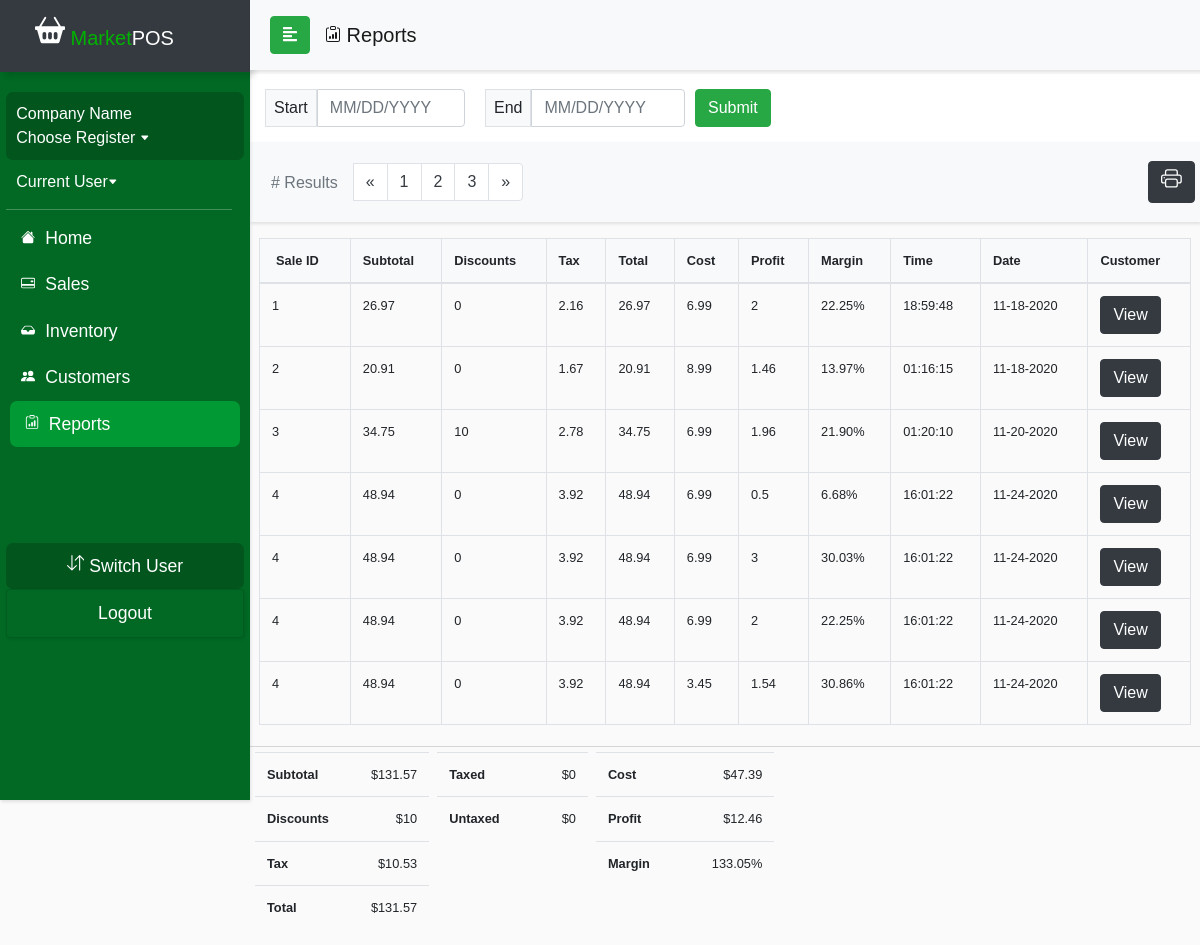
Page /currentDraft/reportsTotalTemplate.php on the earlier database version.
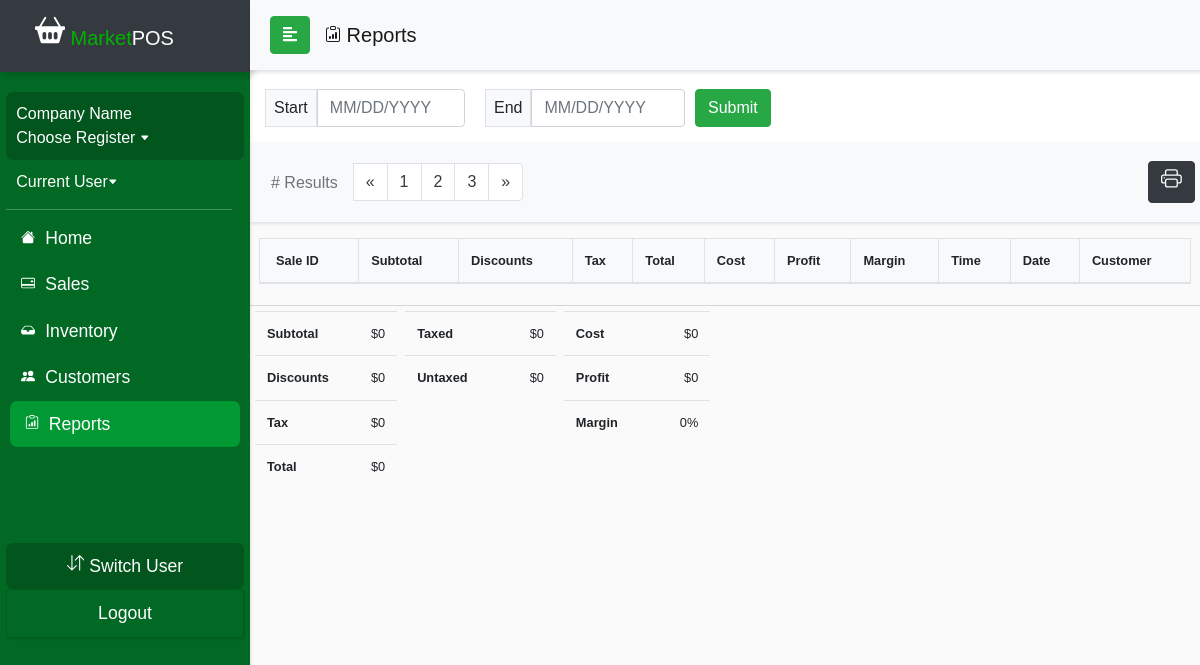
Same page on the later database version.
### tables this page shows
CREATE TABLE `ticket_system` (
  `ticket_id` int(11) NOT NULL,
  `date` date DEFAULT NULL,
  `company_name` varchar(50) DEFAULT NULL,
  `time` time DEFAULT NULL,
  `quantity` int(11) DEFAULT NULL,
  `subtotal` float DEFAULT NULL,
  `total` float DEFAULT NULL,
  `discount` float DEFAULT NULL,
  `tax` float DEFAULT NULL,
  `tax_rate` float DEFAULT NULL,
  `cash` float DEFAULT NULL,
  `credit` float DEFAULT NULL,
  `cart_purchase` tinyint(1) DEFAULT NULL,
  `customer_id` int(11) DEFAULT NULL,
  `employee_id` int(11) DEFAULT NULL
);

CREATE TABLE `product_inventory` (
  `product_id` int(11) NOT NULL,
  `brand` varchar(50) NOT NULL,
  `description` varchar(50) NOT NULL,
  `productName` varchar(50) NOT NULL,
  `productType` varchar(50) NOT NULL,
  `productSubType` varchar(50) NOT NULL,
  `unit_price` float NOT NULL,
  `cost` float NOT NULL,
  `in_stock` int(11) NOT NULL,
  `vendor_id` int(11) DEFAULT NULL
);

### currentDraft/reportsTotalTemplate.php (the view, shortened to what the changed rows need)
<?php
include_once('config.php');
$query = "SELECT ticket_system.*, product_inventory.cost, product_inventory.unit_price FROM ticket_system
          LEFT JOIN cart_inprogress ON ticket_system.ticket_id=cart_inprogress.CID LEFT JOIN cart ON
          cart_inprogress.CID=cart.CID LEFT JOIN product_inventory ON cart.product_id=product_inventory.product_id";
$result = mysqli_query($conn, $query);
?>
<!DOCTYPE html>
<html>
<head>
  <link rel="stylesheet" href="css/bootstrap.min.css">
  <link rel="stylesheet" href="userStyle2.css">
  <link rel="stylesheet" href="css/jquery.mCustomScrollbar.min.css">
  <link rel="stylesheet" href="css/bootstrap-datepicker3.css">
</head>
<body>
  <div>
    <nav id="sidebar">
      <div class="sidebar-header bg-dark">
        <h1><span><a class="navbar-brand relative-top" href="indexDraft.php">
              <span style="color: #00b300"> Market</span>POS</a></h1>
      </div>
  </div>
  <div id="content">
    <br>
    <div class="wrapper" class="bg-white">
      <div class="row px-4 justify-content-center">
        <table class="table table-bordered table-hover mt-3" id="table" style="font-size:80%;">
          <thead class="bg-light">
            <tr>
              <th class="px-3"> Sale ID </th>
              <th> Subtotal </th>
              <th> Discounts </th>
              <th> Tax </th>
              <th> Total</th>
              <th> Cost </th>
              <th> Profit</th>
              <th> Margin </th>
              <th> Time </th>
              <th> Date </th>
              <th> Customer</th>
            </tr>
          </thead>
          <tbody >
          <?php
    if (isset($_POST['submit'])) {
    $DateBegin = date('Y-m-d', strtotime($_POST['sdate']));
    $DateEnd = date('Y-m-d', strtotime($_POST['edate']));
    $search = mysqli_real_escape_string($conn, $DateBegin);
    while ($row = mysqli_fetch_assoc($result)) {
    if (($row['date'] >= $DateBegin) && ($row['date'] <= $DateEnd)){
      $profit = $row['unit_price'] - $row['cost'];
      $operation = ($profit/$row['unit_price']) * 100;
      $margin = number_format($operation, 2, '.', '');
      $Date = date("m-d-Y", strtotime($row['date']));
      echo "<tr><td>"
      . $row['ticket_id'] . "</td><td>". $row['subtotal'] . "</td><td>" . $row['discount'] . "</td><td>" . $row['tax'] . "</td><td>" . $row['total'] . "</td><td>" . $row['cost'] .
      "</td><td>" . $profit . "</td><td>" . $margin . "% </td><td>" . $row['time'] . "</td><td>" . $Date . "</td><td><a class='btn btn-dark'
      role='button' href='customerDetail.php?Detail=". $row['customer_id'] . "'>View</a>";
    }
      }
        ?>
              </tbody>
            </table>
          </div>
          <div id="contentline"></div>
          <div class="row pl-3">
            <div class="px-1">
              <table class="table table-responsive" style="font-size:80%;">
                <thead>
                </thead>
                <tbody>
                  <tr>
                  <?php
                  $sum=0;
                  $sql = "SELECT subtotal FROM ticket_system WHERE date BETWEEN '$DateBegin' and '$DateEnd'";
                  $result = mysqli_query($conn, $sql);
                  while ($row = mysqli_fetch_assoc($result)) {
                       $sum += $row['subtotal'];
                  }
                  ?>
                    <th style="padding-right: 30px;"> Subtotal </th>
                    <td class="text-right">$<?php echo $sum; ?></td>
                  </tr>
                  <tr>
                  <?php
                  $sum=0;
                  $sql = "SELECT discount FROM ticket_system WHERE date BETWEEN '$DateBegin' and '$DateEnd'";
                  $result = mysqli_query($conn, $sql);
                  while ($row = mysqli_fetch_assoc($result)) {
                  $sum += $row['discount'];
                  }
                  ?>
                    <th style="padding-right: 30px;"> Discounts </th>
                    <td class="text-right">$<? echo $sum; ?></td>
                  </tr>
                  <tr>
                  <?php
                  $sum=0;
                  $sql = "SELECT tax FROM ticket_system WHERE date BETWEEN '$DateBegin' and '$DateEnd'";
                  $result = mysqli_query($conn, $sql);
                  while ($row = mysqli_fetch_assoc($result)) {
                  $sum += $row['tax'];
                  }
                  ?>
                    <th style="padding-right: 30px;"> Tax </th>
                    <td class="text-right">$<?php echo $sum; ?></td>
                  </tr>
                  <tr>
                  <?php
                  $sum=0;
                  $sql = "SELECT total FROM ticket_system WHERE date BETWEEN '$DateBegin' and '$DateEnd'";
                  $result = mysqli_query($conn, $sql);
                  while ($row = mysqli_fetch_assoc($result)) {
                  $sum += $row['total'];
                  }
                  ?>
                    <th style="padding-right: 30px;"> Total </th>
                    <td class="text-right">$<? echo $sum ?></td>
                  </tr>
                </tbody>
              </table>
            </div>
            <div class="px-1">
              <table class="table table-responsive" style="font-size:80%;">
                <thead>
                </thead>
                <tbody>
                  <tr>
                    <th style="padding-right: 50px;"> Taxed </th>
                    <td class="text-right">$0</td>
                  </tr>
                  <tr>
                    <th style="padding-right: 50px;"> Untaxed </th>
                    <td class="text-right">$0</td>
                  </tr>
                </tbody>
              </table>
            </div>
            <div class="px-1">
              <table class="table table-responsive" style="font-size:80%;">
                <thead>
                </thead>
                <tbody>
              <tr>
              <?php
              $sum=0;
              $sql = "SELECT ticket_system.*, product_inventory.cost, product_inventory.unit_price FROM ticket_system
                        LEFT JOIN cart_inprogress ON ticket_system.ticket_id=cart_inprogress.CID LEFT JOIN cart ON
                        cart_inprogress.CID=cart.CID LEFT JOIN product_inventory ON cart.product_id=product_inventory.product_id
                        WHERE date BETWEEN '$DateBegin' and '$DateEnd'";
              $result = mysqli_query($conn, $sql);
              while ($row = mysqli_fetch_assoc($result)) {
                      $sum += $row['cost'];
                }
              ?>
                <th style="padding-right: 50px;"> Cost </th>
                <td class="text-right">$<?php echo $sum; ?></td>
              </tr>
              <tr>
              <?php
              $sum=0;
              $sql = "SELECT ticket_system.*, product_inventory.cost, product_inventory.unit_price FROM ticket_system
                        LEFT JOIN cart_inprogress ON ticket_system.ticket_id=cart_inprogress.CID LEFT JOIN cart ON
                        cart_inprogress.CID=cart.CID LEFT JOIN product_inventory ON cart.product_id=product_inventory.product_id
                        WHERE date BETWEEN '$DateBegin' and '$DateEnd'";
              $result = mysqli_query($conn, $sql);
              while ($row = mysqli_fetch_assoc($result)) {
                $profit = $row['unit_price'] - $row['cost'];
                      $sum += $profit;
                }
              ?>
                <th style="padding-right: 50px;"> Profit </th>
                <td class="text-right">$<?php echo $sum; ?></td>
              </tr>
              <tr>
              <?php
              $sum=0;
              $sql = "SELECT ticket_system.*, product_inventory.cost, product_inventory.unit_price FROM ticket_system
                        LEFT JOIN cart_inprogress ON ticket_system.ticket_id=cart_inprogress.CID LEFT JOIN cart ON
                        cart_inprogress.CID=cart.CID LEFT JOIN product_inventory ON cart.product_id=product_inventory.product_id
                        WHERE date BETWEEN '$DateBegin' and '$DateEnd'";
              $result = mysqli_query($conn, $sql);
              while ($row = mysqli_fetch_assoc($result)) {
                $operation = ($profit/$row['unit_price']) * 100;
                $margin = number_format($operation, 2, '.', '');
                      $sum += $margin;
                }
              ?>
                <th style="padding-right: 50px;"> Margin </th>
                <td class="text-right"><?php echo $sum; ?>%</td>
              </tr>
            </tbody>
              </table>
            </div>
          </div>
        </div>
    <?php
    }
    else {
      while ($row = mysqli_fetch_assoc($result)) {
        $profit = $row['unit_price'] - $row['cost'];
        $operation = ($profit/$row['unit_price']) * 100;
        $margin = number_format($operation, 2, '.', '');
        $Date = date("m-d-Y", strtotime($row['date']));
        echo "<tr><td>"
        . $row['ticket_id'] . "</td><td>". $row['subtotal'] . "</td><td>" . $row['discount'] . "</td><td>" . $row['tax'] . "</td><td>" . $row['total'] . "</td><td>" . $row['cost'] .
        "</td><td>" . $profit . "</td><td>" . $margin . "% </td><td>" . $row['time'] . "</td><td>" . $Date . "</td><td><a class='btn btn-dark'
        role='button' href='customerDetail.php?Detail=". $row['customer_id'] . "'>View</a>";
      }
    ?>
          </tbody>
        </table>
      </div>
      <div id="contentline"></div>
      <div class="row pl-3">
        <div class="px-1">
          <table class="table table-responsive" style="font-size:80%;">
            <tbody>
              <tr>
              <?php
                  $sum=0;
                  $sql = "SELECT * FROM ticket_system";
                  $result = mysqli_query($conn, $sql);
                  while ($row = mysqli_fetch_assoc($result)) {
                  $sum += $row['subtotal'];
                  }
                  ?>
                    <th style="padding-right: 30px;"> Subtotal </th>
                    <td class="text-right">$<?php echo $sum; ?></td>
                  </tr>
                  <tr>
                  <?php
                  $sum=0;
                  $sql = "SELECT * FROM ticket_system";
                  $result = mysqli_query($conn, $sql);
                  while ($row = mysqli_fetch_assoc($result)) {
                  $sum += $row['discount'];
                  }
                  ?>
                    <th style="padding-right: 30px;"> Discounts </th>
                    <td class="text-right">$<? echo $sum; ?></td>
                  </tr>
                  <tr>
                  <?php
                  $sum=0;
                  $sql = "SELECT * FROM ticket_system";
                  $result = mysqli_query($conn, $sql);
                  while ($row = mysqli_fetch_assoc($result)) {
                  $sum += $row['tax'];
                  }
                  ?>
                    <th style="padding-right: 30px;"> Tax </th>
                    <td class="text-right">$<?php echo $sum; ?></td>
                  </tr>
                  <tr>
                  <?php
                  $sum=0;
                  $sql = "SELECT * FROM ticket_system";
                  $result = mysqli_query($conn, $sql);
                  while ($row = mysqli_fetch_assoc($result)) {
                  $sum += $row['total'];
                  }
                  ?>
                    <th style="padding-right: 30px;"> Total </th>
                    <td class="text-right">$<? echo $sum; ?></td>
                  </tr>
            </tbody>
          </table>
        </div>
        <div class="px-1">
          <table class="table table-responsive" style="font-size:80%;">
            <tbody>
              <tr>
                <th style="padding-right: 50px;"> Taxed </th>
                <td class="text-right">$0</td>
              </tr>
              <tr>
                <th style="padding-right: 50px;"> Untaxed </th>
                <td class="text-right">$0</td>
              </tr>
            </tbody>
          </table>
        </div>
        <div class="px-1">
          <table class="table table-responsive" style="font-size:80%;">
            <tbody>
              <tr>
              <?php
              $sum=0;
              $sql = "SELECT ticket_system.*, product_inventory.cost, product_inventory.unit_price FROM ticket_system
                        LEFT JOIN cart_inprogress ON ticket_system.ticket_id=cart_inprogress.CID LEFT JOIN cart ON
                        cart_inprogress.CID=cart.CID LEFT JOIN product_inventory ON cart.product_id=product_inventory.product_id";
              $result = mysqli_query($conn, $sql);
              while ($row = mysqli_fetch_assoc($result)) {
                      $sum += $row['cost'];
                }
              ?>
                <th style="padding-right: 50px;"> Cost </th>
                <td class="text-right">$<?php echo $sum; ?></td>
              </tr>
              <tr>
              <?php
              $sum=0;
              $sql = "SELECT ticket_system.*, product_inventory.cost, product_inventory.unit_price FROM ticket_system
                        LEFT JOIN cart_inprogress ON ticket_system.ticket_id=cart_inprogress.CID LEFT JOIN cart ON
                        cart_inprogress.CID=cart.CID LEFT JOIN product_inventory ON cart.product_id=product_inventory.product_id";
              $result = mysqli_query($conn, $sql);
              while ($row = mysqli_fetch_assoc($result)) {
                $profit = $row['unit_price'] - $row['cost'];
                      $sum += $profit;
                }
              ?>
                <th style="padding-right: 50px;"> Profit </th>
                <td class="text-right">$<?php echo $sum; ?></td>
              </tr>
              <tr>
              <?php
              $sum=0;
              $sql = "SELECT ticket_system.*, product_inventory.cost, product_inventory.unit_price FROM ticket_system
                        LEFT JOIN cart_inprogress ON ticket_system.ticket_id=cart_inprogress.CID LEFT JOIN cart ON
                        cart_inprogress.CID=cart.CID LEFT JOIN product_inventory ON cart.product_id=product_inventory.product_id";
              $result = mysqli_query($conn, $sql);
              while ($row = mysqli_fetch_assoc($result)) {
                $operation = ($profit/$row['unit_price']) * 100;
                $margin = number_format($operation, 2, '.', '');
                      $sum += $margin;
                }
              ?>
                <th style="padding-right: 50px;"> Margin </th>
                <td class="text-right"><?php echo $sum; ?>%</td>
              </tr>
            </tbody>
          </table>
        </div>
      </div>
      <?php } ?>
    </div>
</body>
</html>

Differences in the rows shown:
removed ticket_system: ticket_id "1", subtotal "26.97", discount "0", tax "2.16", total "26.97", product_inventory.cost "6.99", product_inventory.unit_price+cost "2", product_inventory.unit_price+cost "22.25", time "18:59:48", date "11-18-2020"
removed ticket_system: ticket_id "2", subtotal "20.91", discount "0", tax "1.67", total "20.91", product_inventory.cost "8.99", product_inventory.unit_price+cost "1.46", product_inventory.unit_price+cost "13.97", time "01:16:15", date "11-18-2020"
removed ticket_system: ticket_id "3", subtotal "34.75", discount "10", tax "2.78", total "34.75", product_inventory.cost "6.99", product_inventory.unit_price+cost "1.96", product_inventory.unit_price+cost "21.90", time "01:20:10", date "11-20-2020"
removed ticket_system: ticket_id "4", subtotal "48.94", discount "0", tax "3.92", total "48.94", product_inventory.cost "6.99", product_inventory.unit_price+cost "0.5", product_inventory.unit_price+cost "6.68", time "16:01:22", date "11-24-2020", product_inventory.unit_price+cost "3", product_inventory.unit_price+cost "30.03", product_inventory.unit_price+cost "2", product_inventory.unit_price+cost "22.25", product_inventory.cost "3.45", product_inventory.unit_price+cost "1.54", product_inventory.unit_price+cost "30.86"
Other differences:
$sum: "131.57" → "0"
$sum: "10" → "0"
$sum: "10.53" → "0"
$sum: "47.39" → "0"
$sum: "12.46" → "0"
$sum: "133.05" → "0"
